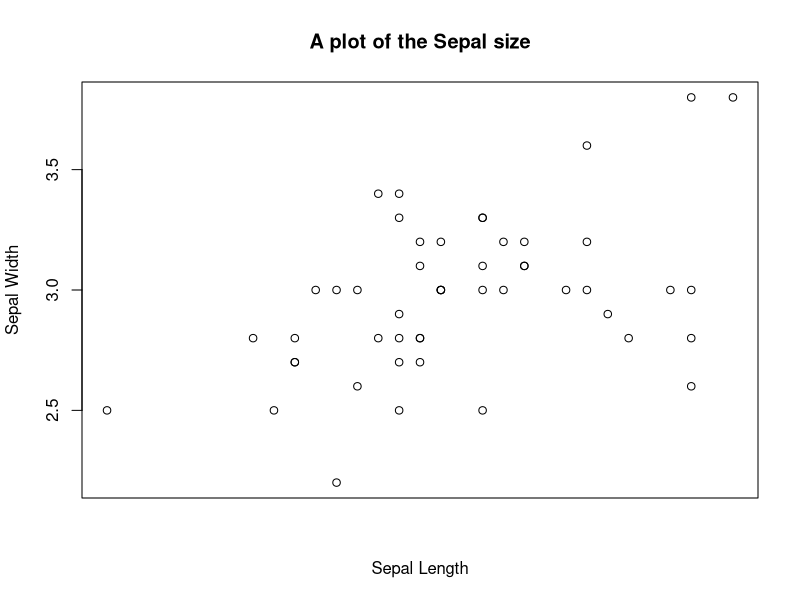
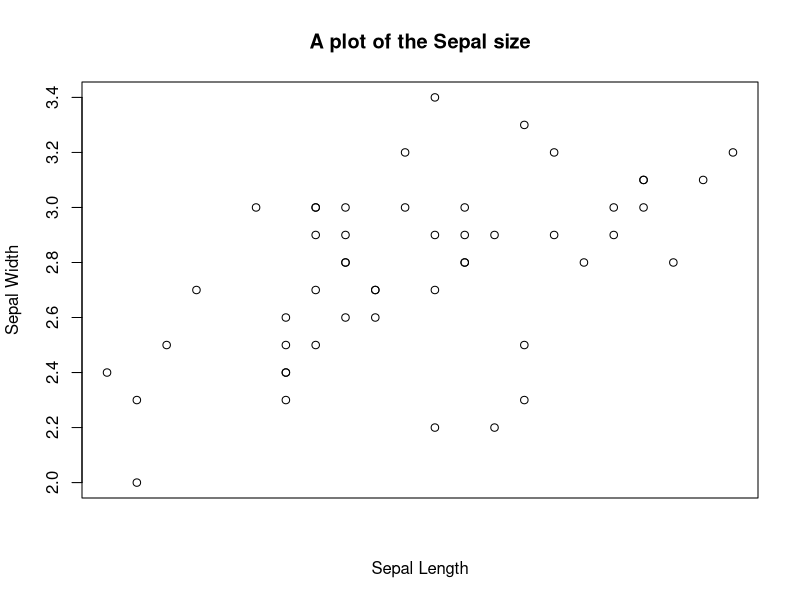
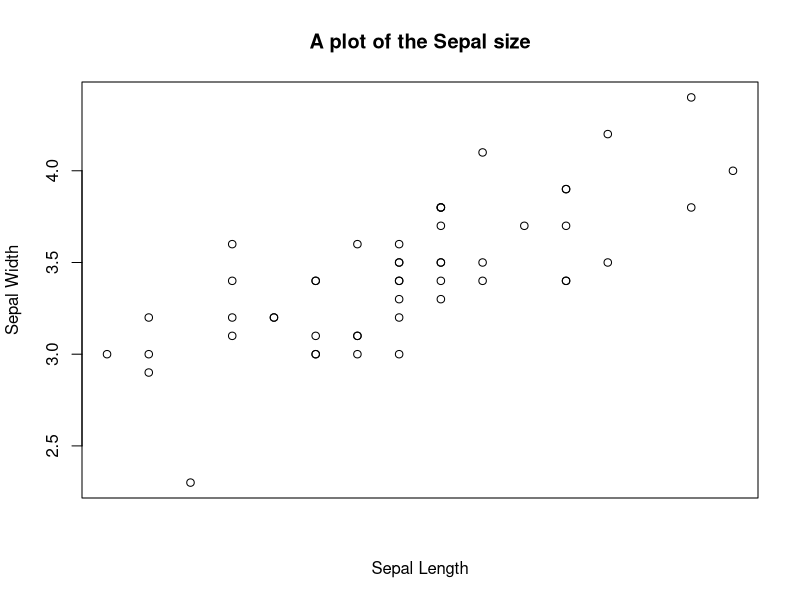

Recreate these plots in R, in order.
## ---- chunk 1
data(iris)
irisdataset <- iris
## ---- chunk 2
plant <- "virginica"
data <- subset(irisdataset, iris$Species == plant)   
 
plot(data$Sepal.Length, data$Sepal.Width, main = "A plot of the Sepal size", xlab = "Sepal Length", ylab = "Sepal Width",  xaxt="n")
## ---- chunk 3
plant <- "versicolor"
data <- subset(irisdataset, iris$Species == plant)   

plot(data$Sepal.Length, data$Sepal.Width, main = "A plot of the Sepal size", xlab = "Sepal Length", ylab = "Sepal Width",  xaxt="n")
## ---- chunk 4
plant <- "setosa"
data <- subset(irisdataset, iris$Species == plant)   

plot(data$Sepal.Length, data$Sepal.Width, main = "A plot of the Sepal size", xlab = "Sepal Length", ylab = "Sepal Width",  xaxt="n")
